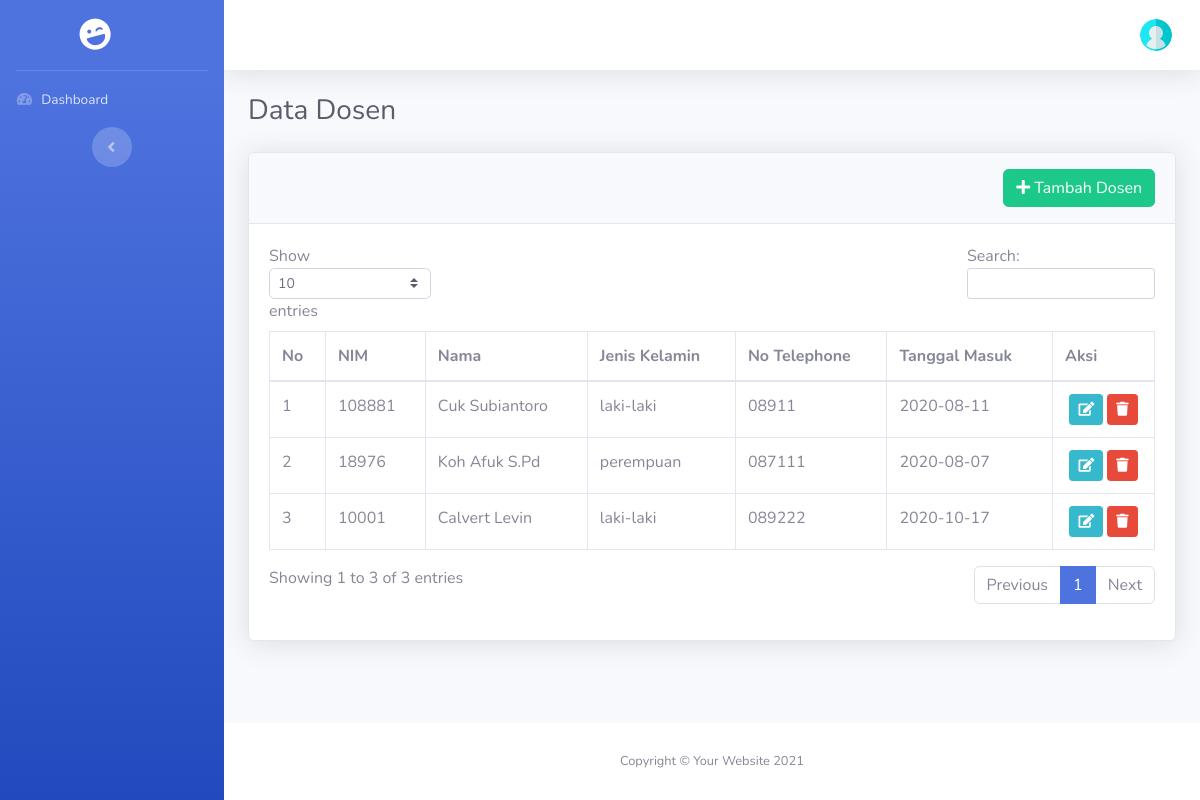
/index.php/admin/dosen, run on an earlier commit of the app's database.
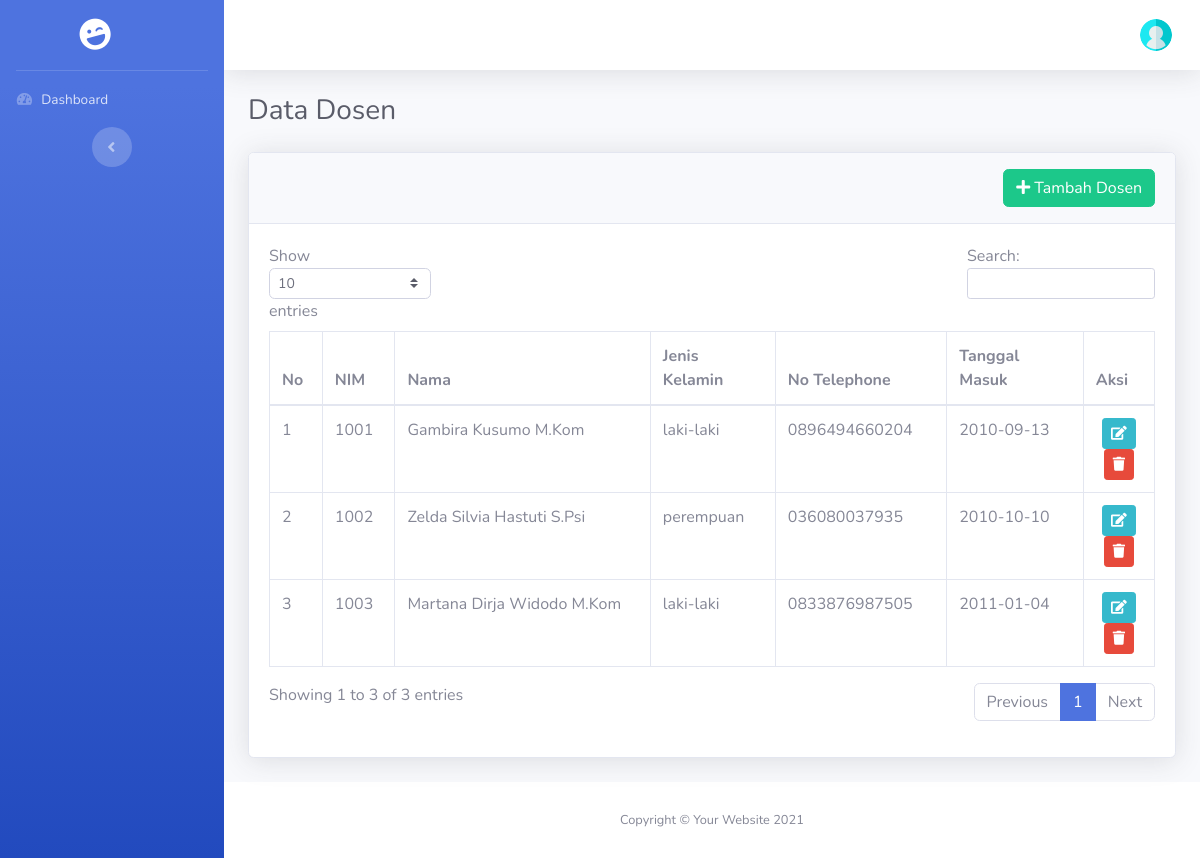
And on a later commit of the database.
### tables this page shows
CREATE TABLE `dosen` (
  `id` bigint NOT NULL AUTO_INCREMENT,
  `nip` bigint NOT NULL,
  `nama` varchar(255) NOT NULL,
  `jenis_kelamin` enum('laki-laki','perempuan') NOT NULL,
  `alamat` text NOT NULL,
  `tgl_lahir` date NOT NULL,
  `password` varchar(255) NOT NULL,
  `tgl_masuk` date NOT NULL,
  `nomor_telephone` varchar(14) NOT NULL,
  `agama` enum('islam','kristen','katholik','hindu','budha','konghucu') NOT NULL,
  `jabatan` enum('dosen','sekjur','kajur') NOT NULL,
  `email` varchar(255) NOT NULL,
  PRIMARY KEY (`id`)
);

### application/controllers/Admin.php (called while the page is built, shortened)
<?php
class Admin extends CI_Controller
{
    function __construct()
    {
        $this->load->Model('M_admin','mod');
    }
    public function dosen()
    {
        $data['halaman']    = "Data Dosen";
        $data['dosen']  = $this->mod->m_get_all_dosen();
        $this->load->view('head.php', $data);
        $this->load->view('sidebar.php');
        $this->load->view('header.php');
        $this->load->view('admin/dosen/index.php', $data);
        $this->load->view('footer.php');
    }
}

### index.php (called while the page is built, shortened)
<?php
require_once BASEPATH.'core/CodeIgniter.php';

### application/models/M_admin.php (called while the page is built, shortened)
<?php
Class M_admin extends CI_Model
{
    public function m_get_all_dosen()
    {
        $this->db->select()
            ->from('dosen');
        $query = $this->db->get_compiled_select();
        $data  = $this->db->query($query)->result_array();
        return $data;
    }
}

### application/views/admin/dosen/index.php (the view, shortened to what this page needs)
<div class="container-fluid">
    <h1 class="h3 mb-4 text-gray-800">Data Dosen</h1>
    <div class="card shadow mb-4">
        <div class="card-header py-3">
            <a href="<?php echo base_url('admin/tambah_dosen')?>" class="btn btn-success float-right"><i class="fas fa-plus"></i>&nbsp;Tambah Dosen</a>
        </div>
        <div class="card-body">
            <div class="table-responsive">
                <table class="table table-bordered" id="dataTable" width="100%" cellspacing="0">
                    <thead>
                        <tr>
                            <th>No</th>
                            <th>NIM</th>
                            <th>Nama</th>
                            <th>Jenis Kelamin</th>
                            <th>No Telephone</th>
                            <th>Tanggal Masuk</th>
                            <th>Aksi</th>
                        </tr>
                    </thead>
                    <tbody>
                        <?php
                            $i = 1;
                            foreach($dosen as $dsn):?>
                            <tr>
                                <td><?php echo $i;?></td>
                                <td><?php echo $dsn['nip'];?></td>
                                <td><?php echo $dsn['nama'];?></td>
                                <td><?php echo $dsn['jenis_kelamin'];?></td>
                                <td><?php echo $dsn['nomor_telephone'];?></td>
                                <td><?php echo $dsn['tgl_masuk'];?></td>
                                <td class="text-center">
                                    <a href="<?php echo base_url('admin/edit_dosen/').$dsn['id']?>" class="btn btn-info btn-sm"><i class="fas fa-edit"></i></a>
                                    <a href="<?php echo base_url('admin/hapus_dosen/').$dsn['id']?>" class="btn btn-danger btn-sm"><i class="fas fa-trash"></i></a>
                                </td>
                            </tr>
                        <?php
                            $i++;
                            endforeach;?>
                    </tbody>
                </table>
            </div>
        </div>
    </div>
</div>

What changed in the data, as far as the page shows it:
removed dosen: nip "10001", nama "Calvert Levin", jenis_kelamin "laki-laki", nomor_telephone "089222", tgl_masuk "2020-10-17"
added dosen: nip "1001", nama "Gambira Kusumo M.Kom", jenis_kelamin "laki-laki", nomor_telephone "0896494660204", tgl_masuk "2010-09-13"
changed dosen: nip "108881" → "1002"; nama "Cuk Subiantoro" → "Zelda Silvia Hastuti S.Psi"; jenis_kelamin "laki-laki" → "perempuan"; nomor_telephone "08911" → "036080037935"; tgl_masuk "2020-08-11" → "2010-10-10"
changed dosen: nip "18976" → "1003"; nama "Koh Afuk S.Pd" → "Martana Dirja Widodo M.Kom"; jenis_kelamin "perempuan" → "laki-laki"; nomor_telephone "087111" → "0833876987505"; tgl_masuk "2020-08-07" → "2011-01-04"
